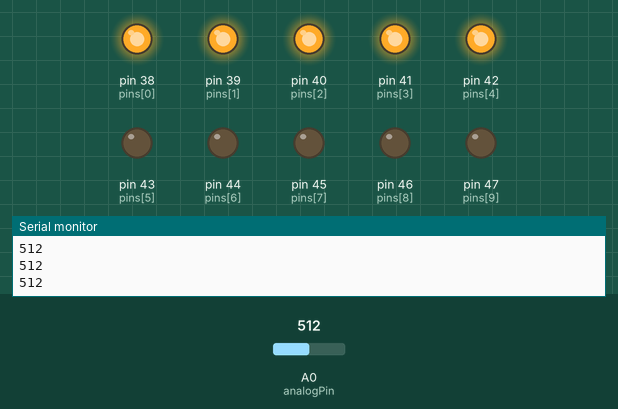
A sketch run on a simulated Arduino Mega 2560, built with avr-gcc and run on an emulated ATmega2560. On the bench: output pins drawn as LEDs (lit = HIGH), the last lines printed to the serial monitor. The test bench sets the inputs (shaded band); at power-on: A0 (analogPin) = 512.

Above: at 1.2 s.
1.3 s: A0 (analogPin) set to 551
2.8 s: A0 (analogPin) set to 576
At 3.3 s:
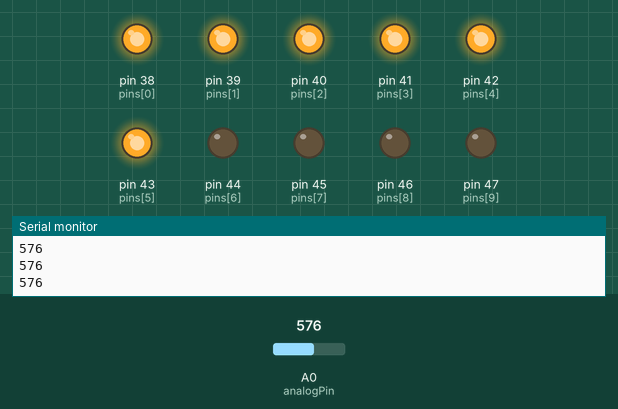
4.3 s: A0 (analogPin) set to 716
At 5.5 s:
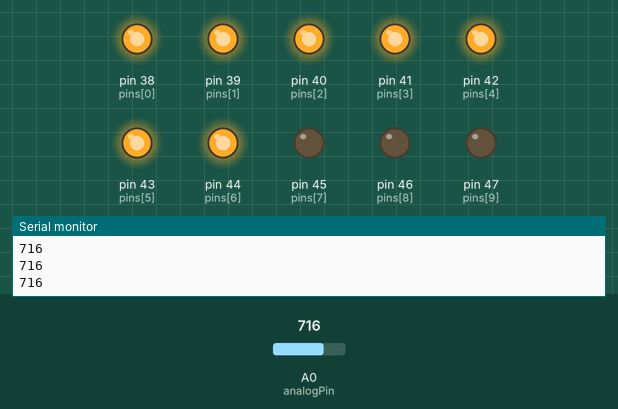
5.8 s: A0 (analogPin) set to 788
7.3 s: A0 (analogPin) set to 814
At 7.9 s:
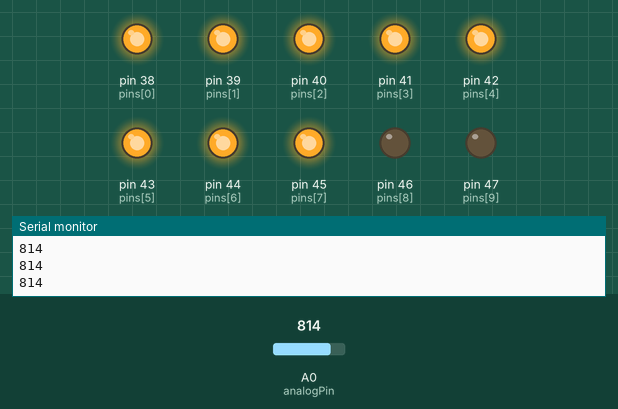
8.8 s: A0 (analogPin) set to 511
At 10.2 s:
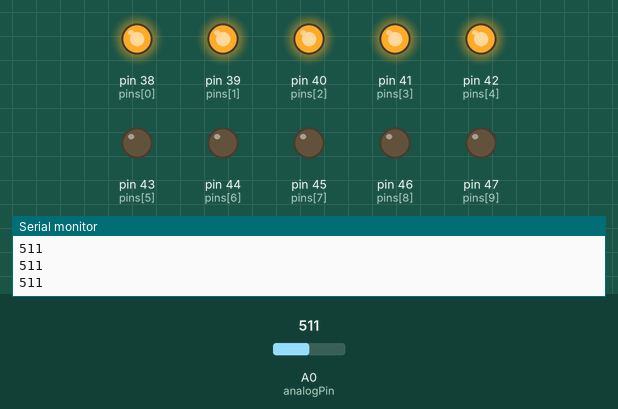
Timing chart, 0 to 11.3 s (numbered marks = the images above; inputs shaded):
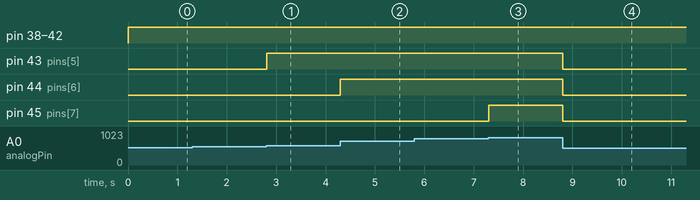

The sketch:

11-light_detector.ino
```cpp
int pins[] = {38, 39, 40, 41, 42, 43, 44, 45, 46, 47};
int analogPin = A0;

void controlLEDs(int value){
    int bargraphValue = map(value, 0, 1023, 0, 9);
    for (int i = 0; i < 10; i++)
        digitalWrite(pins[i], i <= bargraphValue ? HIGH : LOW);
}

void setup()
{
    Serial.begin(9600);
    for (int i = 0; i < 10; i++) pinMode(pins[i], OUTPUT);
    pinMode(analogPin, INPUT);
}

void loop()
{
    int valueLDR = analogRead(analogPin);
    Serial.println(valueLDR);
    controlLEDs(valueLDR);
    delay(10);
}
```

Measured:
- the behaviour switches between 568 and 569 on A0 (analogPin) (found by bisection; images 0 and 1)
- the behaviour switches between 795 and 796 on A0 (analogPin) (found by bisection; images 2 and 3)
- after the input at 2.8 s, pin 43 (pins[5]): LOW → HIGH at once
- after the input at 4.3 s, pin 44 (pins[6]): LOW → HIGH at once
- after the input at 7.3 s, pin 45 (pins[7]): LOW → HIGH at once
- after the input at 8.8 s, pin 43 (pins[5]), pin 44 (pins[6]), pin 45 (pins[7]): HIGH → LOW at once
